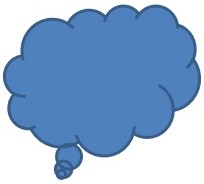
#> input picture lab_3/origins/cloud.jpg, 204 x 184 px; its folder holds 4 pictures in this run
$ jupyter execute task_6.ipynb
#> lines starting #> are read from the running program, lines starting #| are printed output that depends on the picture; after the words box and inside, x2 and y2 are one past the last pixel; in counts of white or black regions, pixels touching at a corner belong together
[cell 1]
import numpy as np
from PIL import Image
from typing import Tuple

[cell 2]
image_name = "cloud"

image_path = f"origins/{image_name}.jpg"
image_path_save_1 = f"results/task_6/{image_name}_det_kanny.png"
image_path_save_2 = f"results/task_6/{image_name}_det_kanny_lib.png"

## PIL

[cell 3]
def calculate_sigma(size: int) -> float:
    """Вычисляет sigma на основе размера ядра, как в OpenCV."""
    return 0.3 * ((size - 1) * 0.5 - 1) + 0.8

[cell 4]
def auto_canny(image: np.ndarray, sigma: float = 0.33) -> Tuple[float, float]:
    """Вычисляет low_threshold и high_threshold"""
    v = np.median(image)
    lower = int(max(0, (1.0 - sigma) * v))
    upper = int(min(255, (1.0 + sigma) * v))
    return lower, upper

[cell 5]
def gaussian_kernel(size: int, sigma: float = 1) -> np.ndarray:
    """Создает гауссово ядро заданного размера."""
    size = int(size) // 2
    x, y = np.mgrid[-size:size+1, -size:size+1]
    normal = 1 / (2.0 * np.pi * sigma**2)
    kernel = np.exp(-((x**2 + y**2) / (2.0 * sigma**2))) * normal
    return kernel / np.sum(kernel)

[cell 6]
def convolve(image: np.ndarray, kernel: np.ndarray) -> np.ndarray:
    """Свертка изображения с ядром."""
    kernel_size = kernel.shape[0]
    pad_size = kernel_size // 2
    padded_image = np.pad(image, pad_size, mode='constant')
    output = np.zeros_like(image)

    for i in range(image.shape[0]):
        for j in range(image.shape[1]):
            output[i, j] = np.sum(padded_image[i:i+kernel_size, j:j+kernel_size] * kernel)
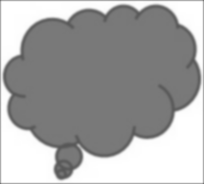
#> output: shape (184, 204) float32; min 87.56, max 255, mean 166.4

    return output

[cell 7]
def sobel_filters(image: np.ndarray) -> Tuple[np.ndarray, np.ndarray]:
    """Применение оператора Собеля для вычисления градиентов."""
    kernel_x = np.array([[-1, 0, 1], [-2, 0, 2], [-1, 0, 1]], dtype=np.float32)
    kernel_y = np.array([[1, 2, 1], [0, 0, 0], [-1, -2, -1]], dtype=np.float32)

    gradient_x = convolve(image, kernel_x)
#> in convolve (call 2), `padded_image = np.pad(image, pad_size, mode='constant')`:
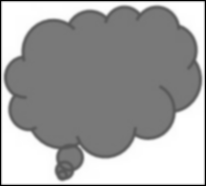
#> padded_image: shape (186, 206) float32; min 0, max 255, mean 163
#> after the loop in convolve (call 2), `for i in range(image.shape[0]):`:
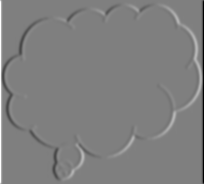
#> output: shape (184, 204) float32; min -947.8, max 947.8, mean 0; drawn with min black and max white
    gradient_y = convolve(image, kernel_y)
#> after the loop in convolve (call 3), `for i in range(image.shape[0]):`:
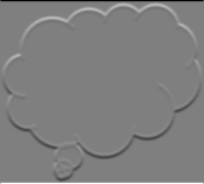
#> output: shape (184, 204) float32; min -947.8, max 947.8, mean 0; drawn with min black and max white

    gradient_magnitude = np.hypot(gradient_x, gradient_y)
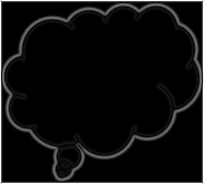
#> gradient_magnitude: shape (184, 204) float32; min 0, max 947.8, mean 51.7; drawn with min black and max white
    gradient_direction = np.arctan2(gradient_y, gradient_x)
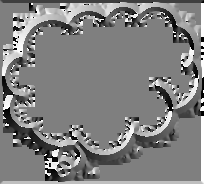
#> gradient_direction: shape (184, 204) float32; min -3.14, max 3.14, mean 0.0125; drawn with min black and max white

    return gradient_magnitude, gradient_direction

[cell 8]
def non_max_suppression(gradient_magnitude: np.ndarray, gradient_direction: np.ndarray) -> np.ndarray:
    """Подавление немаксимумов."""
    suppressed = np.zeros_like(gradient_magnitude)
    angle = gradient_direction * 180 / np.pi
    angle[angle < 0] += 180
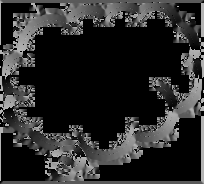
#> angle: shape (184, 204) float32; min 0, max 180, mean 42

    for i in range(1, gradient_magnitude.shape[0] - 1):
        for j in range(1, gradient_magnitude.shape[1] - 1):
            q = 255
            r = 255

            # Угол 0
            if (0 <= angle[i, j] < 22.5) or (157.5 <= angle[i, j] <= 180):
                q = gradient_magnitude[i, j + 1]
                r = gradient_magnitude[i, j - 1]
            # Угол 45
            elif (22.5 <= angle[i, j] < 67.5):
                q = gradient_magnitude[i + 1, j - 1]
                r = gradient_magnitude[i - 1, j + 1]
            # Угол 90
            elif (67.5 <= angle[i, j] < 112.5):
                q = gradient_magnitude[i + 1, j]
                r = gradient_magnitude[i - 1, j]
            # Угол 135
            elif (112.5 <= angle[i, j] < 157.5):
                q = gradient_magnitude[i - 1, j - 1]
                r = gradient_magnitude[i + 1, j + 1]

            if (gradient_magnitude[i, j] >= q) and (gradient_magnitude[i, j] >= r):
                suppressed[i, j] = gradient_magnitude[i, j]
            else:
                suppressed[i, j] = 0
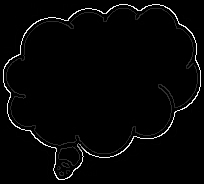
#> suppressed: shape (184, 204) float32; min 0, max 414.1, mean 9.6; drawn with min black and max white

    return suppressed

[cell 9]
def double_threshold(suppressed: np.ndarray, low_threshold: float, high_threshold: float) -> np.ndarray:
    """Двойная пороговая фильтрация."""
#> called with low_threshold = 50, high_threshold = 100
    edges = np.zeros_like(suppressed)
    strong = suppressed > high_threshold
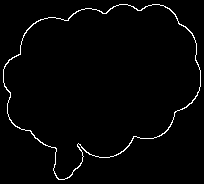
#> strong: shape (184, 204) bool; 2% white in thin lines or dots
    weak = (suppressed >= low_threshold) & (suppressed <= high_threshold)
#> weak: shape (184, 204) bool; 2.3% white in thin lines or dots, all inside (x1, y1, x2, y2) = (6, 8, 198, 176)

    edges[strong] = 255
    edges[weak] = 100

    return edges

[cell 10]
def hysteresis(edges: np.ndarray) -> np.ndarray:
    """Трассировка контуров с гистерезисом."""
    for i in range(1, edges.shape[0] - 1):
        for j in range(1, edges.shape[1] - 1):
            if edges[i, j] == 100:
                if (edges[i + 1, j - 1] == 255 or edges[i + 1, j] == 255 or edges[i + 1, j + 1] == 255 or
                    edges[i, j - 1] == 255 or edges[i, j + 1] == 255 or
                    edges[i - 1, j - 1] == 255 or edges[i - 1, j] == 255 or edges[i - 1, j + 1] == 255):
                    edges[i, j] = 255
                else:
                    edges[i, j] = 0
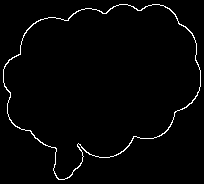
#> edges: shape (184, 204) float32; 2% white in thin lines or dots
    return edges

[cell 11]
def canny_edge_detector(image_path: np.ndarray, ksize: int = 5, low_threshold: float = 50, high_threshold: float = 150) -> np.ndarray:
    """Применение детектора Канни для изображения"""
    # Чтение изображения и преобразование в grayscale
    image = Image.open(image_path).convert("L")
    image_array = np.array(image, dtype=np.float32)
    sigma = calculate_sigma(ksize)

    # 1. Сглаживание изображения с помощью гауссова фильтра
    kernel = gaussian_kernel(size=ksize, sigma=sigma)
    smoothed = convolve(image_array, kernel)

    # 2. Вычисление градиентов с помощью оператора Собеля
    gradient_magnitude, gradient_direction = sobel_filters(smoothed)

    # low_threshold, high_threshold = auto_canny(gradient_magnitude)

    # 3. Подавление не-максимумов
    suppressed = non_max_suppression(gradient_magnitude, gradient_direction)

    # 4. Двойная пороговая фильтрация
    edges = double_threshold(suppressed, low_threshold, high_threshold)

    # 5. Трассировка контуров с гистерезисом
    edges = hysteresis(edges)

    return edges

[cell 12]
kanny_image = canny_edge_detector(image_path, 5, 50, 100)

Image.fromarray(kanny_image.astype(np.uint8)).save(image_path_save_1)

## Библиотека

[cell 13]
import cv2
import numpy as np

image = cv2.imread(image_path)
#> image: shape (184, 204, 3)

gray_image = cv2.cvtColor(image, cv2.COLOR_BGR2GRAY)

blurred_image = cv2.GaussianBlur(gray_image, (5, 5), 0)

edges = cv2.Canny(blurred_image, threshold1=50, threshold2=150)
#> edges: shape (184, 204); 2% white in thin lines or dots

cv2.imwrite(image_path_save_2, edges)
#> Out = True
